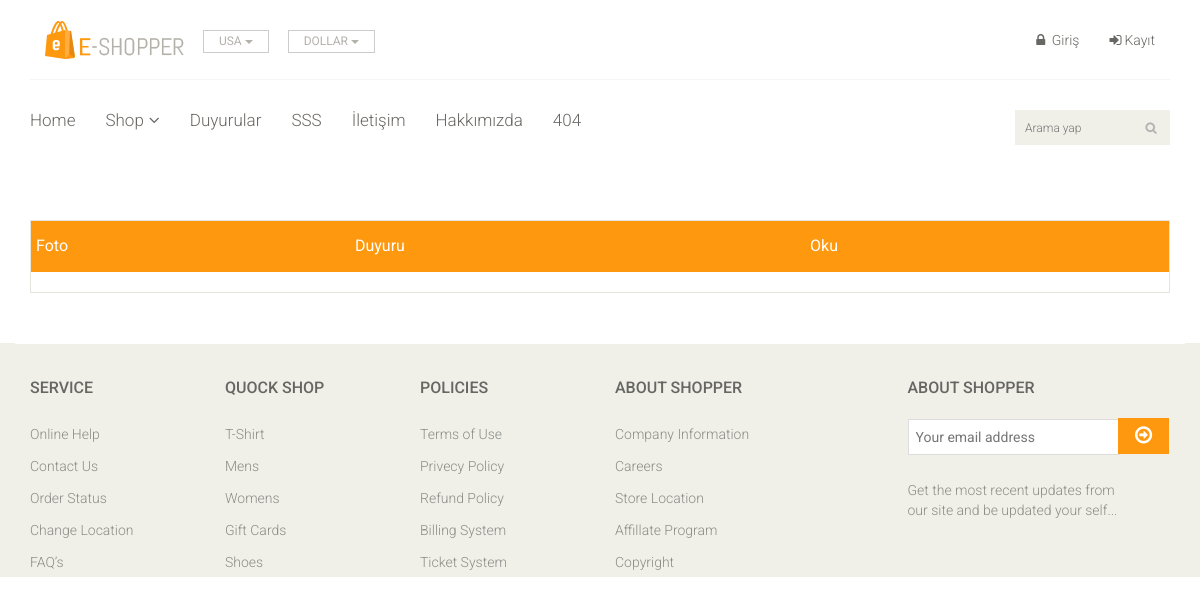
Page /content/ on the earlier database version.
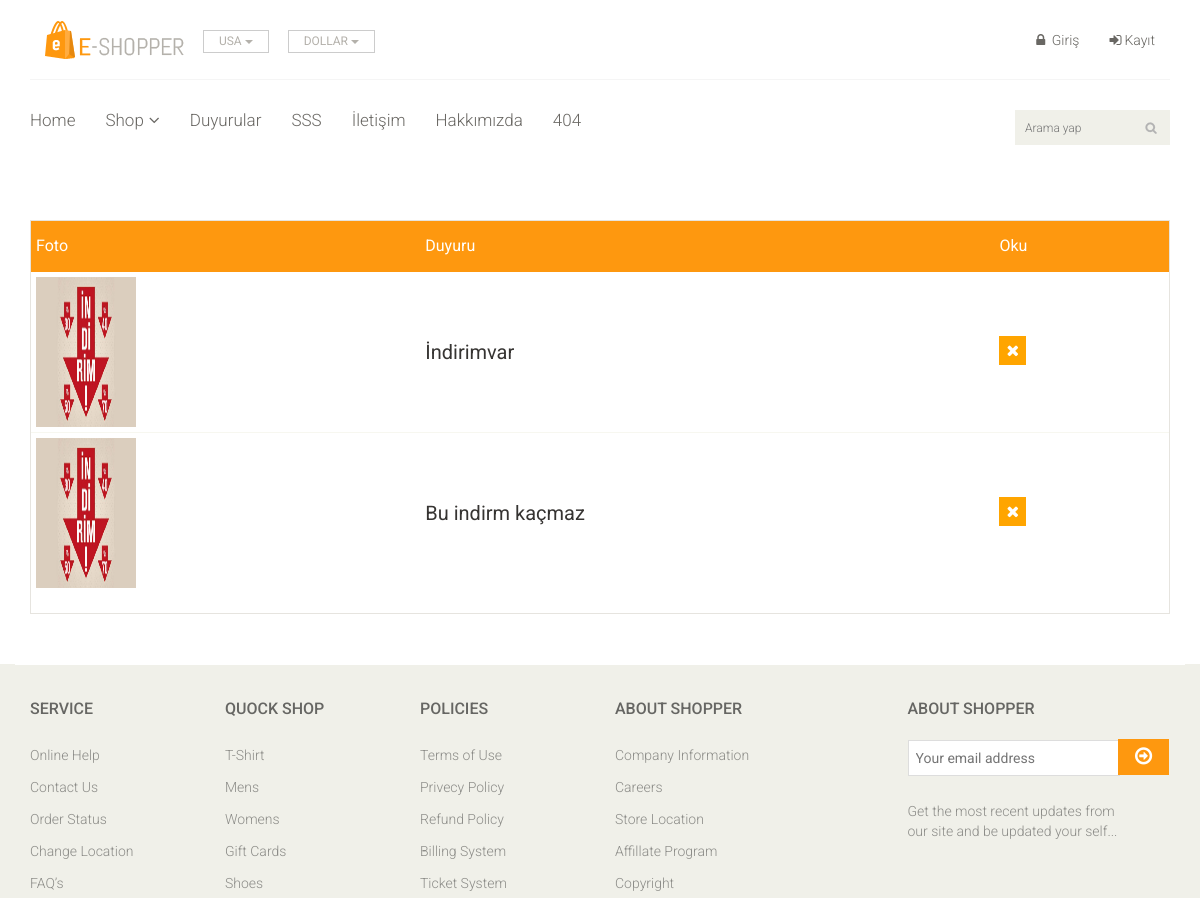
Same page on the later database version.
### content/models.py (models this page shows, shortened)
class Content(models.Model):
    TYPE = (
        ('menu', 'menu'),
        ('haber', 'haber'),
        ('duyuru', 'duyuru'),
        ('etkinlik', 'etkinlik'),
    )
    STATUS = (
        ('True', 'Evet'),
        ('False', 'Hayır'),
    )
    menu = models.OneToOneField(Menu, null=True, blank=True, on_delete=models.CASCADE)
    title = models.CharField(max_length=158)
    keywords = models.CharField(blank=True, max_length=255)
    description = models.CharField(blank=True, max_length=255)
    image = models.ImageField(blank=True, upload_to='images/')
    detail = RichTextUploadingField()
    slug = models.SlugField(null=False, blank=True)
    type = models.CharField(max_length=10, choices=TYPE)
    status = models.CharField(max_length=10, choices=STATUS)
    create_at = models.DateTimeField(auto_now_add=True)
    update_at = models.DateTimeField(auto_now=True)

### home/views.py (the view)
# urls.py: path(r'content/', views.content, name='content'),
def content(request):
    category = Category.objects.all()
    content = Content.objects.all()
    permision = 0;
    context = {
        'category': category,
        'permision': permision,
        'content': content,
    }
    return render(request, 'content_blog.html', context)

### home/templates/content_blog.html (shortened to what this page needs)
{% extends 'homebase.html' %}
       {% block body %}
           <section id="cart_items">
		<div class="container">
			<div class="table-responsive cart_info">
				<table class="table table-condensed">
					<thead>
						<tr class="cart_menu">
							<td class="">Foto</td>
							<td class="">Duyuru</td>
							<td class="">Oku</td>
							<td></td>
						</tr>
					</thead>
					<tbody>
                    {% for foo in content %}
						<tr>
							<td class="cart_product">
								<a href=""><img src="{{ foo.image.url }}"  style="width: 100px; height: 150px;" alt=""></a>
							</td>
							<td class="cart_description">
								<h4><a href="">{{ foo.title }}</a></h4>
							</td>
							<td class="cart_delete">
								<a class="cart_quantity_delete" href="/contentdetail/{{ foo.id }}" style="background: orange;"><i class="fa fa-times"></i></a>
							</td>
						</tr>
{% endfor %}
					</tbody>
				</table>
			</div>
		</div>
	</section>
{% endblock %}

### home/templates/homebase.html (shortened to what this page needs)
 {% load static %}
<!DOCTYPE html>
<html lang="en">
<head>
</head>
<body>
{% include 'header.html'%}
</body>
{% block slider %} {% include 'slider.html'%} {% endblock %}
{% block body %} {% include 'content.html'%} {% endblock %}
{% block footer %}  {% include 'footer.html'%}  {% endblock %}
</html>

### home/templates/header.html (shortened to what this page needs)
    {% load static %}
<link rel="stylesheet" href="https://ajax.googleapis.com/ajax/libs/jqueryui/1.11.4/themes/smoothness/jquery-ui.css">
{% include 'css_files.html' %}
    <header >
    <div class="header-middle">
			<div class="container">
				<div class="row">
					<div class="col-md-4 clearfix">
						<div class="logo pull-left">
							<a href="/index"><img src="{% static 'images/home/logo.png' %}"  alt="" /></a>
						</div>
						<div class="btn-group pull-right clearfix">
							<div class="btn-group">
								<button type="button" class="btn btn-default dropdown-toggle usa" data-toggle="dropdown">
									USA
									<span class="caret"></span>
								</button>
							</div>
							<div class="btn-group">
								<button type="button" class="btn btn-default dropdown-toggle usa" data-toggle="dropdown">
									DOLLAR
									<span class="caret"></span>
								</button>
							</div>
						</div>
					</div>
					<div class="col-md-8 clearfix">
						<div class="shop-menu clearfix pull-right">
							<ul class="nav navbar-nav">
                                {% if user.id is not None %}
								<li><a href="/user"><i class="fa fa-user"></i> {{user.username}}</a></li>
								<li><a href="/user/comments"><i class="fa fa-star"></i>Yorumlarım</a></li>
								<li><a href="/user/userorders"><i class="fa fa-crosshairs"></i> Sifarişlerim</a></li>
								<li><a href="/shopcart"><i class="fa fa-shopping-cart"></i> Sepet  {{ request.session.cart_items }} </a></li>
                                <li><a href="/logout"><i class="fa fa-lock"></i> Çıkış </a>   </li>
                            {% else %}
								<li><a href="/login"><i class="fa fa-lock"></i> Giriş</a></li>
                                <li><a href="/singup"><i class="fa fa-sign-in" aria-hidden="true"></i>Kayıt</a></li>
                            {% endif %}
							</ul>
						</div>
					</div>
				</div>
			</div>
		</div>
        <div class="header-bottom">
            <div class="container">
                <div class="row">
                    <div class="col-sm-9">
                        <div class="mainmenu pull-left">
                            <ul class="nav navbar-nav collapse navbar-collapse">
                                <li><a href="/">Home</a></li>
                                <li class="dropdown"><a href="#">Shop<i class="fa fa-angle-down"></i></a>
                                                    {% load mptt_tags %}
                                </li>
                                <li class="dropdown"><a href="/content">Duyurular</a>
                                </li>
                                <li><a href="/faq">SSS</a></li>
                                <li><a href="/contact-us">İletişim</a></li>
                                <li><a href="/about">Hakkımızda</a></li>
                                <li><a href="/404h">404</a></li>
                            </ul>
                        </div>
                    </div>
                 <div class="col-sm-3">
                        <div class="search_box pull-right">
                            <form action="/search/" method="post">
                            <input id="query " name="query" type="text" placeholder="Arama yap"/>
                                </form>
                        </div>
                    </div>
                </div>
            </div>
        </div>
    </header>

### home/templates/css_files.html (shortened to what this page needs)
{% load static %}
<head>
    <link href="{%static 'css/bootstrap.min.css'%}" rel="stylesheet">
    <link href="{%static 'css/font-awesome.min.css'%}" rel="stylesheet">
    <link href="{%static 'css/prettyPhoto.css'%}" rel="stylesheet">
    <link href="{%static 'css/price-range.css'%}" rel="stylesheet">
    <link href="{% static 'css/animate.css'%}" rel="stylesheet">
	<link href="{%static 'css/main.css'%}" rel="stylesheet">
	<link href="{%static 'css/responsive.css'%}" rel="stylesheet">
</head>

### home/templates/slider.html (shortened to what this page needs)
{% load static %}
	<section id="slider">
	</section>

### home/templates/footer.html (shortened to what this page needs)
{% load static %}
<footer id="footer" style="bottom: 0px;">
		<div class="footer-widget" style=" margin-bottom: 10px ">
			<div class="container">
				<div class="row">
					<div class="col-sm-2">
						<div class="single-widget">
							<h2>Service</h2>
							<ul class="nav nav-pills nav-stacked">
								<li><a href="">Online Help</a></li>
								<li><a href="">Contact Us</a></li>
								<li><a href="">Order Status</a></li>
								<li><a href="">Change Location</a></li>
								<li><a href="">FAQ’s</a></li>
							</ul>
						</div>
					</div>
					<div class="col-sm-2">
						<div class="single-widget">
							<h2>Quock Shop</h2>
							<ul class="nav nav-pills nav-stacked">
								<li><a href="">T-Shirt</a></li>
								<li><a href="">Mens</a></li>
								<li><a href="">Womens</a></li>
								<li><a href="">Gift Cards</a></li>
								<li><a href="">Shoes</a></li>
							</ul>
						</div>
					</div>
					<div class="col-sm-2">
						<div class="single-widget">
							<h2>Policies</h2>
							<ul class="nav nav-pills nav-stacked">
								<li><a href="">Terms of Use</a></li>
								<li><a href="">Privecy Policy</a></li>
								<li><a href="">Refund Policy</a></li>
								<li><a href="">Billing System</a></li>
								<li><a href="">Ticket System</a></li>
							</ul>
						</div>
					</div>
					<div class="col-sm-2">
						<div class="single-widget">
							<h2>About Shopper</h2>
							<ul class="nav nav-pills nav-stacked">
								<li><a href="">Company Information</a></li>
								<li><a href="">Careers</a></li>
								<li><a href="">Store Location</a></li>
								<li><a href="">Affillate Program</a></li>
								<li><a href="">Copyright</a></li>
							</ul>
						</div>
					</div>
					<div class="col-sm-3 col-sm-offset-1">
						<div class="single-widget">
							<h2>About Shopper</h2>
							<form action="#" class="searchform">
								<input type="text" placeholder="Your email address" />
								<button type="submit" class="btn btn-default"><i class="fa fa-arrow-circle-o-right"></i></button>
								<p>Get the most recent updates from <br />our site and be updated your self...</p>
							</form>
						</div>
					</div>
				</div>
			</div>
		</div>
	</footer>

### home/static/css/main.css (style rules this page uses)
body { font-family: 'Roboto', sans-serif; position: relative; font-weight: 400px; }
ul li { list-style: none; }
a { -webkit-transition: 300ms; transition: 300ms; }
h1, h2, h3, h4, h5, h6 { font-family: 'Roboto', sans-serif; }
.header-middle .container .row { border-bottom: 1px solid #f5f5f5; margin-left: 0; margin-right: 0; padding-bottom: 20px; padding-top: 20px; }
.usa { border-radius: 0; color: #B4B1AB; font-size: 12px; margin-right: 20px; padding: 2px 15px; margin-top: 10px; }
.shop-menu ul li { display: inline-block; padding-left: 15px; padding-right: 15px; }
.shop-menu ul li:last-child { padding-right: 0; }
.shop-menu ul li a { background: #FFFFFF; color: #696763; font-family: 'Roboto', sans-serif; font-size: 14px; font-weight: 300; padding: 0; padding-right: 0; margin-top: 10px; }
.shop-menu ul li a i { margin-right: 3px; }
.header-bottom { padding-bottom: 30px; padding-top: 30px; }
.navbar-collapse.collapse { padding-left: 0; }
.mainmenu ul li { padding-right: 15px; padding-left: 15px; }
.mainmenu ul li:first-child { padding-left: 0px; }
.mainmenu ul li a { color: #696763; font-family: 'Roboto', sans-serif; font-size: 17px; font-weight: 300; padding: 0; padding-bottom: 10px; }
.search_box input { background: #F0F0E9; border: medium none; color: #B2B2B2; font-family: 'roboto'; font-size: 12px; font-weight: 300; height: 35px; outline: medium none; padding-left: 10px; width: 155px; background-image: url(../images/home/searchicon.png); background-repeat: no-repeat; background-position: 130px; }
.fa-angle-down { padding-left: 5px; }
#footer { background: #F0F0E9; }
.footer-widget { margin-bottom: 68px; }
.footer-widget .container { border-top: 1px solid #FFFFFF; padding-top: 15px; }
.single-widget h2 { color: #666663; font-family: 'Roboto', sans-serif; font-size: 16px; font-weight: 500; margin-bottom: 22px; text-transform: uppercase; }
.single-widget ul li a { color: #8C8C88; font-family: 'Roboto', sans-serif; font-size: 14px; font-weight: 300; padding: 5px 0; }
.searchform input { border: 1px solid #DDDDDD; color: #CCCCC6; font-family: 'Roboto', sans-serif; font-size: 14px; margin-top: 0; outline: medium none; padding: 7px; width: 212px; }
.searchform button { background: #FE980F; border: medium none; border-radius: 0; margin-left: -5px; margin-top: -3px; padding: 7px 17px; }
.searchform button i { color: #FFFFFF; font-size: 20px; }
.searchform p { color: #8C8C88; font-family: 'Roboto', sans-serif; font-size: 14px; font-weight: 300; margin-top: 25px; }
#slider { padding-bottom: 45px; }
#cart_items .cart_info { border: 1px solid #E6E4DF; margin-bottom: 50px }
#cart_items .cart_info .cart_menu { background: #FE980F; color: #fff; font-size: 16px; font-family: 'Roboto', sans-serif; font-weight: normal; }
#cart_items .cart_info .table.table-condensed thead tr { height: 51px; }
#cart_items .cart_info .table.table-condensed tr { border-bottom: 1px solid#F7F7F0 }
#cart_items .cart_info .table.table-condensed tr:last-child { border-bottom: 0 }
.cart_info table tr td { border-top: 0 none; vertical-align: inherit; margin-right: 5px; }
#cart_items .cart_info .cart_description h4 { margin-bottom: 0 }
#cart_items .cart_info .cart_description h4 a { color: #363432; font-family: 'Roboto', sans-serif; font-size: 20px; font-weight: normal; }
.cart_product { display: block; }
.cart_delete { display: block; margin-right: -12px; overflow: hidden; }
.cart_delete a { background: #F0F0E9; color: #FFFFFF; padding: 5px 7px; font-size: 16px }

Differences in the rows shown:
added Content: image (picture), title "İndirimvar"
added Content: image (picture), title "Bu indirm kaçmaz"
